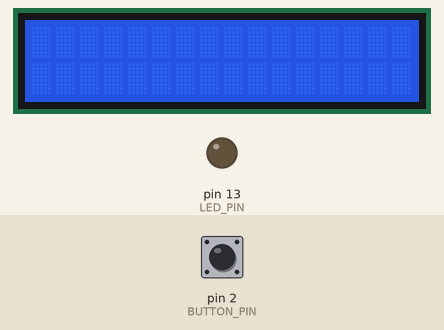
This sketch was run on a simulated Arduino Uno, built with avr-gcc and run on an emulated ATmega328P. Shown: 16×2 character LCD, output pins drawn as LEDs (lit = HIGH). The inputs (shaded band) are chosen by the test bench; at power-on: pin 2 (BUTTON_PIN) LOW.

Above: at 1.2 s.
1.3 s: pin 2 (BUTTON_PIN) pulled HIGH for 0.15 s
At 2.0 s:
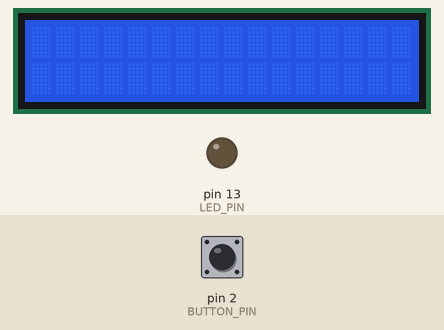
2.9 s: pin 2 (BUTTON_PIN) pulled HIGH for 1 s
At 5.6 s:
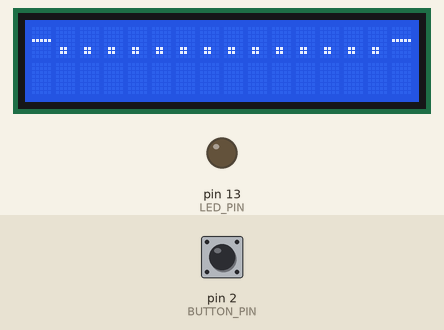
5.9 s: pin 2 (BUTTON_PIN) pulled HIGH for 3.2 s
At 11.9 s:
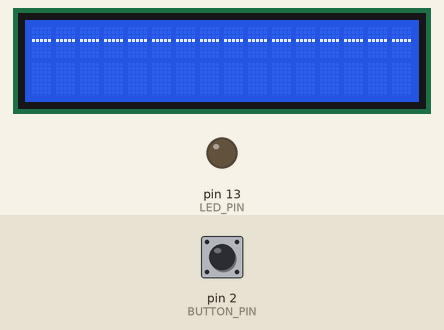
Timing chart, 0 to 13.4 s (numbered marks = the images above; inputs shaded):
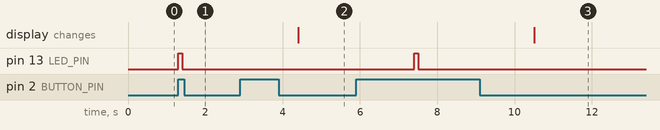

The sketch:

penerjemahsandimorsealgoritmabruteforce.ino
```cpp
#include <Arduino.h>
#include <LiquidCrystal.h>

#define LED_PIN 13
#define BUTTON_PIN 2
#define MORSE_CHAR_COUNT 36

// Morse code library
const char* MORSE_CHARS[MORSE_CHAR_COUNT] = {
  ".-", "-...", "-.-.", "-..", ".", "..-.", "--.", "....", "..", ".---", "-.-", ".-..",
  "--", "-.", "---", ".--.", "--.-", ".-.", "...", "-", "..-", "...-", ".--", "-..-",
  "-.--", "--..", ".----", "..---", "...--", "....-", ".....", "-....", "--...", "---..",
  "----.", "-----"
};

LiquidCrystal lcd(12, 11, 5, 4, 3, 1);  // Initialize the LCD display

void setup() {
  pinMode(LED_PIN, OUTPUT);
  pinMode(BUTTON_PIN, INPUT);
  lcd.begin(16, 2);  // Initialize the LCD display
}

void loop() {
  String morseSequence = "";  // Initialize an empty Morse code sequence
  bool buttonPressed = false;
  while (!buttonPressed) {
    if (digitalRead(BUTTON_PIN) == HIGH) {  // Check if button is pressed
      digitalWrite(LED_PIN, HIGH);  // Turn on LED
      delay(100);  // Wait for 100 milliseconds
      digitalWrite(LED_PIN, LOW);  // Turn off LED
      buttonPressed = true;
      int morseLength = 0;
      unsigned long startTime = millis();
      while (millis() - startTime < 3000) {  // Record Morse code sequence for up to 3 seconds
        if (digitalRead(BUTTON_PIN) == HIGH) {  // Check if button is pressed
          morseSequence += "-";
          morseLength++;
        } else {
          morseSequence += ".";
          morseLength++;
        }
        delay(100);  // Wait for 100 milliseconds
      }
      // Morse code decoding using brute force algorithm
      char decodedChar = ' ';  // Initialize the decoded character to a space
      for (int i = 0; i < MORSE_CHAR_COUNT; i++) {
        if (morseSequence == MORSE_CHARS[i]) {  // Check if Morse code sequence matches library entry
          decodedChar = (char)(i + 65);  // Convert index to ASCII character code
          break;
        }
      }
      lcd.clear();  // Clear the LCD display
      lcd.print(morseSequence);  // Print the Morse code sequence to the LCD display
      lcd.setCursor(0, 1);  // Move cursor to second row of LCD display
      lcd.print(decodedChar);  // Print the decoded character to the LCD display
      delay(3000);  // Wait for 3 seconds before starting over
    }
  }
}
```

Measured:
- after the input at 1.3 s, pin 13 (LED_PIN): LOW → HIGH at once, → LOW 0.10 s later
- after the input at 2.9 s, the display: changes after 1.5 s (image 2)
- after the input at 5.9 s, pin 13 (LED_PIN): LOW → HIGH after 1.5 s, → LOW 0.10 s later; the display: changes after 4.6 s (image 3)
